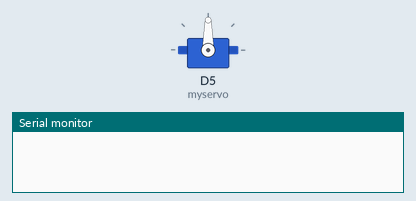
Simulated run of this sketch. Board: ESP8266 (NodeMCU). Shown: servo, the last lines printed to the serial monitor. WiFi joins after 1.5 s; servers stay silent unless stated; uploads are accepted with an empty reply.

Above: at 0.0 s.
At 4.8 s:
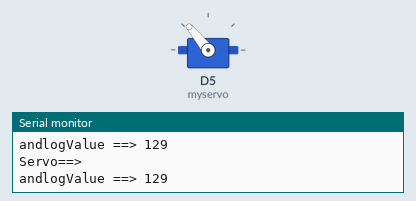
Timing chart, 0 to 6.3 s (numbered marks = the images above):
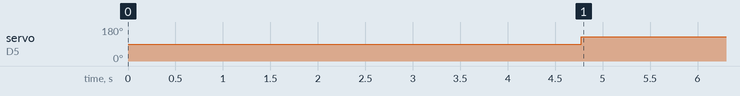

Measured:
- by itself, servo on D5 (myservo): 90° → 129° at 4.8 s

The sketch:

Controller_Robot_Arm.ino
```cpp
//นี่คือโค้ด ฝั่ง nodeMCU

// Add Libraey
#include <ESP8266WiFi.h>  // Connected WiFi
#include <Servo.h>        // Use Servo

#define SERVO_PIN D2  // นี่คือกำหนดขาให้ Servo

const char* ssid     = "Happy Phone 3G 4.0\"";     // Set SSID shareEWTC
const char* password = "900791d51808"; // Set password 12345abcde
const char* host = "dweet.io";          // Set host

int intStart[4] = {129,50,100,120};
int intEnd[4] = {154,120,120,130};
//Happy Phone 3G 4.0" ==> 900791d51808
//AndroidAP-DUOS ==> nzdn0541
Servo myservo,myservo1,myservo2,myservo3;  // ประกาศ object ของการใช้ Servo
int analogValue;

// ##############################################################################
// setup
// ##############################################################################

void setup()
{
  //myservo.attach(SERVO_PIN);
  myservo.attach(4);
  myservo.attach(0);
  myservo.attach(2);
  myservo.attach(14);
  Serial.begin(115200);                 // Print setting message
  delay(10);
  Serial.println();
  Serial.println();
  Serial.print("Connecting to ");
  Serial.println(ssid);
  WiFi.begin(ssid, password);
  while (WiFi.status() != WL_CONNECTED)
  {
    delay(500);
    Serial.print(".");                  // Print WiFi status
  }
  Serial.println("");
  Serial.println("WiFi connected");     // Print connect status
  Serial.println("IP address: ");
  Serial.println(WiFi.localIP());       // Print IP address
} // setup

// ##############################################################################
// loop
// ##############################################################################


void loop()
{
  // Use WiFiClient class to create TCP connections
  WiFiClient client;
  const int httpPort = 80;              // Set HTTP Port
  if (!client.connect(host, httpPort))  // Test connection
  {
    Serial.println("connection failed");  // Print connection fail messag
    return;
  }

  // ##############################################################################
  //https://dweet.io/get/latest/dweet/for/SuperMaster
  // ##############################################################################

  client.print(String("GET /get/latest/dweet/for/SuperWorawut HTTP/1.1\r\n") +
               "Host: " + host + "\r\n" +
               "Connection: keep-alive\r\n" +
               "Cache-Control: max-age=0\r\n\r\n");
  delay(3000);

  while (client.available())
  {
    String strJSON = client.readStringUntil('\r');
    Serial.println(strJSON);  // Display All JSON

    String strAnalog = strJSON.substring(140, 143);
    Serial.println(strAnalog);  // Display only Value from Dweet

    String strServo = strJSON.substring(137,138);
    Serial.println();
    Serial.println("Servo==> ");
    Serial.println(strServo);

    analogValue = strAnalog.toInt(); // Change String to int
    int index =strServo.toInt();

    //การกำหนด องศา ของ Servo (ตัวแปร, ค่าเริ่มต้น, 0, 179)
    analogValue = map(analogValue, 0, 100, intStart[0], intEnd[0]);

    Serial.println();
    Serial.println();
    Serial.print("andlogValue ==> ");
    Serial.println(analogValue);

    myservo.write(analogValue);

  } // while
  Serial.println();
  Serial.println();
  Serial.print("andlogValue ==> ");
  Serial.println(analogValue);

} // loop
```
